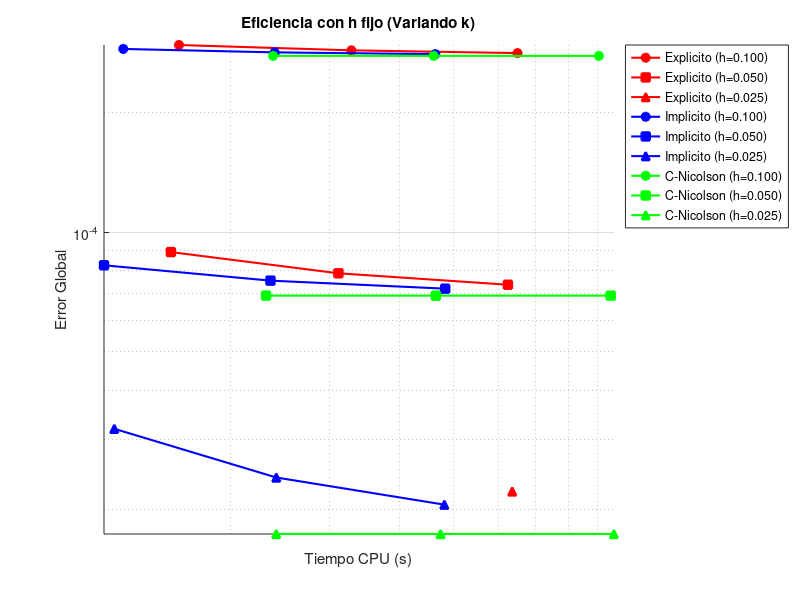
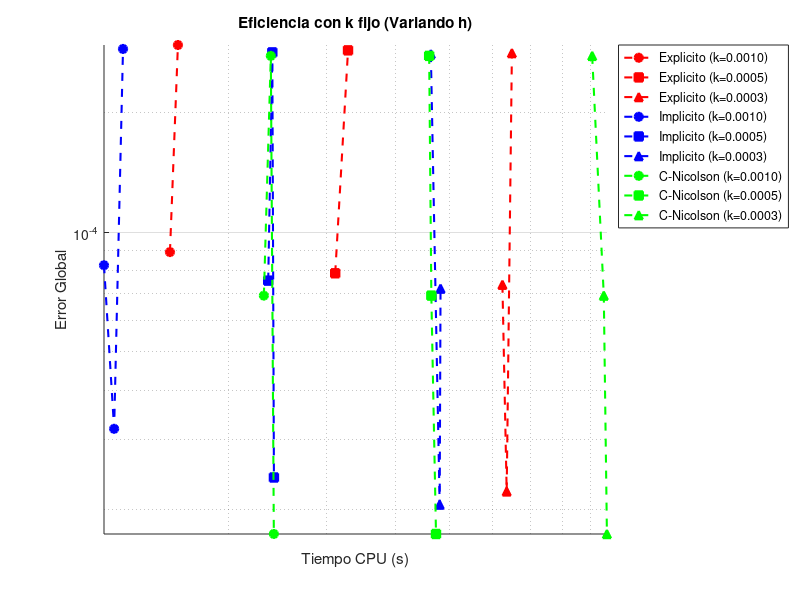
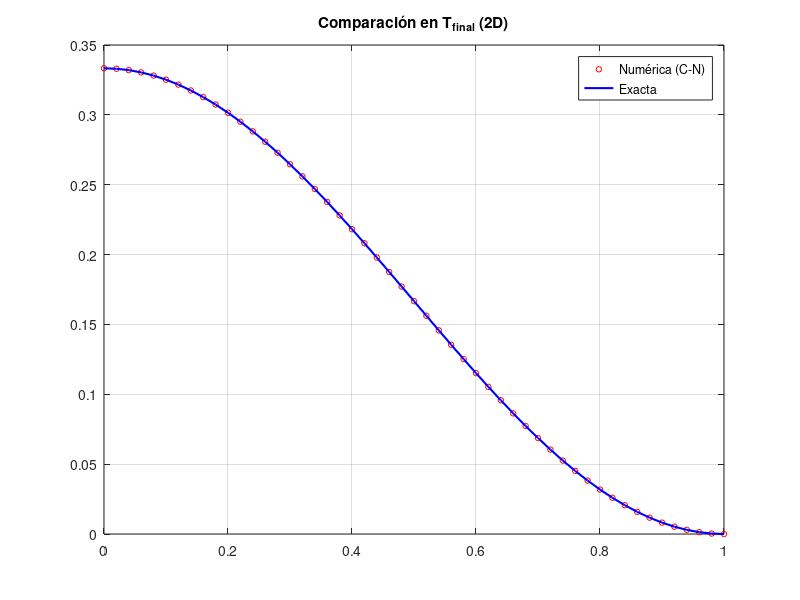
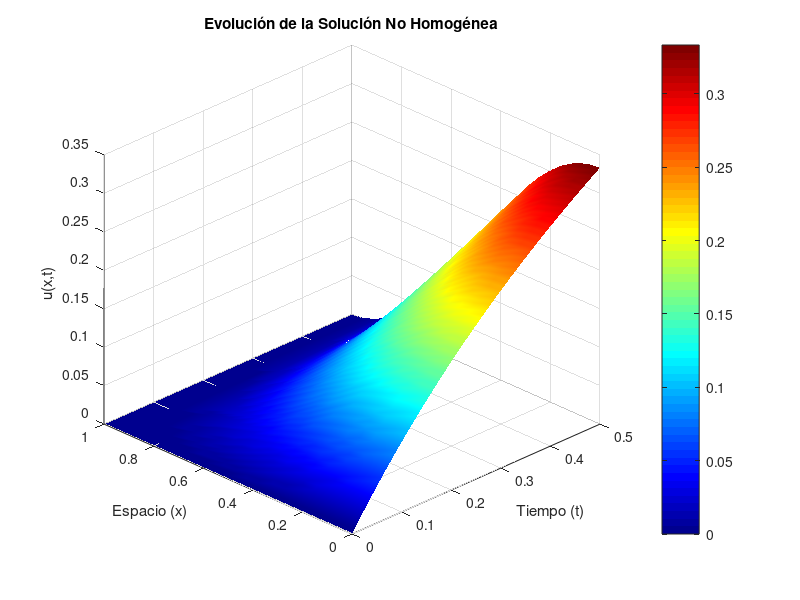

MATLAB code to generate these figures, in order:
function main_fdm_parabolica_no_homogenea()

% =========================================================================
% SCRIPT: main_fdm_parabolica_no_homogenea
% DESCRIPCIÓN: 
%   Resolución numérica de la ecuación del calor 1D no homogénea.
%   Incorpora un término fuente volumétrico f(x,t) y condiciones de frontera 
%   de Dirichlet dependientes del tiempo (borde activo).
%
% OBJETIVOS DEL ANÁLISIS:
%   - Validación del levantamiento de fronteras no homogéneas.
%   - Evaluación de la saturación del error global por dominancia espacial.
%   - Representación del flujo de calor asimétrico y disipación convectiva.
% =========================================================================

clc; clear; close all; 

% Parámetros físicos y de malla (Problema No Homogéneo)
L = 1.0;
T_final = 0.5;
h_val = [0.1, 0.05, 0.025];
k_val = [0.001, 0.0005, 0.00025];

% Estructura de almacenamiento para perfilado de eficiencia
resultados = struct('h', {}, 'k', {}, 'method', {}, 'error', {}, 'time', {});
count = 1;

fprintf('\n[INFO] Inicializando solver para EDP parabólica con término fuente y frontera dinámica...\n');
fprintf('%-15s %-10s %-10s %-15s %-10s\n', 'Metodo', 'h', 'k', 'Error Max', 'Tiempo(s)');

% =========================================================================
% 1. BUCLE DE CÁLCULO Y ANÁLISIS DE EFICIENCIA
% =========================================================================
% Bucle paramétrico para evaluación de convergencia asintótica y 
% eficiencia computacional de los esquemas numéricos
for h = h_val
    for k = k_val
        % 1. Método EXPLÍCITO
        r = k/h^2; % Coeficiente de estabilidad (CFL)
        if r <= 0.5
            tic; % Inicialización de medición de tiempo CPU
            [u_ex, x_ex, ~] = metodo_explicito_nh(L, T_final, h, k);
            t_cpu = toc;
            
            err = calcular_error_nh(u_ex, x_ex, T_final);
            imprimir_datos('Explicito', h, k, err, t_cpu);
            resultados(count) = struct('h', h, 'k', k, 'method', 'Explicito', 'error', err, 'time', t_cpu);
            count = count + 1;
        else
            fprintf('%-15s %-10.4f %-10.5f %-15s\n', 'Explicito', h, k, 'INESTABLE (r>0.5)');
        end
        
        % 2. Método IMPLÍCITO PURO
        tic;
        [u_im, x_im, ~] = metodo_implicito_nh(L, T_final, h, k);
        t_cpu = toc;
        err = calcular_error_nh(u_im, x_im, T_final);
        imprimir_datos('Implicito', h, k, err, t_cpu);
        resultados(count) = struct('h', h, 'k', k, 'method', 'Implicito', 'error', err, 'time', t_cpu);
        count = count + 1;
        
        % 3. Método CRANK-NICOLSON
        tic;
        [u_cn, x_cn, ~] = metodo_cn_nh(L, T_final, h, k);
        t_cpu = toc;
        err = calcular_error_nh(u_cn, x_cn, T_final);
        imprimir_datos('Crank-Nic', h, k, err, t_cpu);
        resultados(count) = struct('h', h, 'k', k, 'method', 'C-Nicolson', 'error', err, 'time', t_cpu);
        count = count + 1;
    end
    fprintf('--------------------------------------------------------------\n');
end

% =========================================================================
% 2. GENERACIÓN DE GRÁFICAS Y ANÁLISIS
% =========================================================================
% A) Gráficas de Eficiencia (Log-Log)
plot_resultados(resultados, h_val);

fprintf('\n[INFO] Evaluando Orden Empírico de Convergencia (EOC) y saturación del error espacial...\n');
calcular_y_mostrar_oc(resultados);

fprintf('\n[INFO] Renderizando topología térmica asimétrica (Evolución 3D)...\n');
fprintf('\n[INFO] Análisis computacional finalizado con éxito.\n');

% Validación Puntual del Perfil Espacial Espaciotemporal (T = T_final)
% La solución discreta nodal (marcadores rojos) converge puntualmente hacia 
% la solución analítica exacta (curva continua azul), validando la consistencia 
% del esquema numérico y el levantamiento de la condición de frontera.
figure('Name', 'Validación 2D (Final)', 'Color', 'w');
[u_final, x_final, ~] = metodo_cn_nh(L, T_final, 0.02, 0.001);
plot(x_final, u_final, 'ro', 'MarkerSize', 4, 'DisplayName', 'Numérica (C-N)');
hold on;

u_ex = (T_final/(T_final+1)) * cos(pi*x_final/2).^2; 
plot(x_final, u_ex, 'b-', 'LineWidth', 1.5, 'DisplayName', 'Exacta');
title('Comparación en T_{final} (2D)'); legend('Location', 'best');
grid on; 

% Evolución Espaciotemporal de la Superficie Térmica (Dinámica Asimétrica)
% Dinámica térmica asimétrica. La topología refleja el equilibrio dinámico 
% entre la inyección de energía por la frontera de Dirichlet activa, la 
% generación volumétrica impuesta por la fuente y la disipación convectiva.
[~, x, t, U_hist] = metodo_cn_nh(L, T_final, 0.05, 0.005);
[T_mesh, X_mesh] = meshgrid(t, x);
figure('Name', 'Evolución 3D Completa', 'Color', 'w');
surf(T_mesh, X_mesh, U_hist);
shading interp;
colormap jet;
colorbar;
xlabel('Tiempo (t)'); ylabel('Espacio (x)'); zlabel('u(x,t)');
title('Evolución de la Solución No Homogénea');
view(-45, 30); 
end

% =========================================================================
%   DEFINICIÓN DE FUNCIONES DEL PROBLEMA
% =========================================================================

% --- TÉRMINO FUENTE f(x,t) ---
% Generación volumétrica de calor
function val = evaluar_termino_fuente_volumetrico(x, t)
term1 = (cos(pi*x/2).^2) ./ ((t+1)^2);
term2 = (pi^2 * t .* cos(pi*x)) ./ (2*(t+1));
val = term1 + term2;
end

% --- CONDICIÓN FRONTERA IZQUIERDA u(0,t) ---
% Imposición de condición de Dirichlet no homogénea variable en el tiempo
function val = evaluar_frontera_dirichlet_activa(t)
val = t / (t + 1);
end

% =========================================================================
%   ESQUEMAS NUMÉRICOS (Adaptados para f(x,t) y contornos variables)
% =========================================================================

function [u, x, t] = metodo_explicito_nh(L, T, h, k)
x = 0:h:L;
t = 0:k:T;
N = length(x);
M = length(t);
r = k / h^2;

u = zeros(N, 1); 
u_new = zeros(N, 1);

for n = 1:M-1
    t_act = t(n);
    
    % Evaluación del operador de difusión en el subespacio interior
    difusion = r*u(1:N-2) + (1-2*r)*u(2:N-1) + r*u(3:N);
    
    % Inyección del término fuente evaluado temporalmente
    fuente = k * evaluar_termino_fuente_volumetrico(x(2:N-1)', t_act);
    u_new(2:N-1) = difusion + fuente; 
    
    % Imposición fuerte de condiciones de frontera
    u_new(1) = evaluar_frontera_dirichlet_activa(t(n+1)); % Dirichlet no homogénea
    u_new(N) = 0;                 % Dirichlet homogénea
    u = u_new;
end
end

function [u, x, t] = metodo_implicito_nh(L, T, h, k)
x = 0:h:L;
t = 0:k:T;
N = length(x);
M = length(t);
r = k / h^2;
n_int = N - 2;

e = ones(n_int, 1);
A = spdiags([-r*e, (1+2*r)*e, -r*e], -1:1, n_int, n_int);

u = zeros(N, 1);
u_int = u(2:N-1); % Reducción al subespacio de nodos interiores

for n = 1:M-1
    t_fut = t(n+1); 
    
    % Ensamblaje del vector de cargas: estado previo + fuente nodal
    b = u_int + k * evaluar_termino_fuente_volumetrico(x(2:N-1)', t_fut);
    
    % Levantamiento de frontera (boundary lifting)
    b(1) = b(1) + r * evaluar_frontera_dirichlet_activa(t_fut);
    
    u_int = A \ b; % Resolución del sistema
end
u = [evaluar_frontera_dirichlet_activa(T); u_int; 0]; 
end

function [u, x, t, U_hist] = metodo_cn_nh(L, T, h, k)
x = 0:h:L;
t = 0:k:T;
N = length(x);
M = length(t);
r = k / h^2;
n_int = N - 2;

e = ones(n_int, 1);
A = spdiags([-r/2*e, (1+r)*e, -r/2*e], -1:1, n_int, n_int);
B = spdiags([ r/2*e, (1-r)*e,  r/2*e], -1:1, n_int, n_int);

u = zeros(N, 1);
u_int = u(2:N-1); 

if nargout > 3
    U_hist = zeros(N, M);
    U_hist(:, 1) = u;
end

for n = 1:M-1
    t_act = t(n);
    t_futu = t(n+1);
    
    % Integración de la fuente mediante promedio temporal (Crank-Nicolson)
    f_promedio = 0.5 * (evaluar_termino_fuente_volumetrico(x(2:N-1)', t_act) + evaluar_termino_fuente_volumetrico(x(2:N-1)', t_futu));
    b = B * u_int + k * f_promedio;
    
    % Levantamiento de frontera promediado
    front_prom = 0.5 * (evaluar_frontera_dirichlet_activa(t_act) + evaluar_frontera_dirichlet_activa(t_futu));
    b(1) = b(1) + r * front_prom;
    
    u_int = A \ b; 
    
    if nargout > 3
        U_hist(:, n+1) = [evaluar_frontera_dirichlet_activa(t_futu); u_int; 0];
    end
end
u = [evaluar_frontera_dirichlet_activa(T); u_int; 0]; 
if ~(nargout > 3)
    U_hist = [];
end 
end

% =========================================================================
%   FUNCIONES AUXILIARES DE CÁLCULO Y PLOT
% =========================================================================

function err = calcular_error_nh(u_num, x, t_final)
u_exacta = (t_final / (t_final + 1)) * (cos(pi * x' / 2).^2);
err = max(abs(u_num - u_exacta)); 
end

function imprimir_datos(metodo, h, k, err, t)
fprintf('%-15s %-10.4f %-10.5f %-15.2e %-10.4f\n', metodo, h, k, err, t);
end

function plot_resultados(results, h_val, k_val_all)
if nargin < 3
    k_val_all = unique([results.k]);
end
color = {'r', 'b', 'g'};
trazo = {'o', 's', '^', 'd', 'x', '*'};
metodos = {'Explicito', 'Implicito', 'C-Nicolson'};

% --- GRÁFICA 1: FIJANDO H  ---
figure('Name', 'Eficiencia - h Fijo (Varía k)', 'Color', 'w');
hold on; legend_str = {};
for i = 1:length(metodos)
    metodo_actual = metodos{i};
    col = color{i};
    for j = 1:length(h_val) 
        h_actual = h_val(j); 
        mark = trazo{min(j, length(trazo))};
        idx = strcmp({results.method}, metodo_actual) & abs([results.h] - h_actual) < 1e-9;
        res_m = results(idx);
        
        if ~isempty(res_m)
            [times, sort_idx] = sort([res_m.time]);
            errs = [res_m.error];
            errs = errs(sort_idx);
            loglog(times, errs, [col '-' mark], 'LineWidth', 1.5, ...
                'MarkerFaceColor', col, 'MarkerSize', 6);
            legend_str{end+1} = sprintf('%s (h=%.3f)', metodo_actual, h_actual);
        end
    end
end
grid on;
xlabel('Tiempo CPU (s)'); ylabel('Error Global');
title('Eficiencia con h fijo (Variando k)');
legend(legend_str, 'Location', 'bestoutside'); axis tight;

% --- GRÁFICA 2: FIJANDO K --- 
figure('Name', 'Eficiencia - k Fijo (Varía h)', 'Color', 'w');
hold on; legend_str2 = {};
k_val_all = sort(k_val_all, 'descend');
for i = 1:length(metodos)
    metodo_actual = metodos{i}; col = color{i};
    for j = 1:length(k_val_all)
        k_val = k_val_all(j);
        mark = trazo{min(j, length(trazo))};
        idx = strcmp({results.method}, metodo_actual) & abs([results.k] - k_val) < 1e-9;
        res_m = results(idx);
        if ~isempty(res_m)
            [times, sort_idx] = sort([res_m.time]);
            errs = [res_m.error]; errs = errs(sort_idx);
            loglog(times, errs, [col '--' mark], 'LineWidth', 1.5, ...
                'MarkerFaceColor', col, 'MarkerSize', 6);
            legend_str2{end+1} = sprintf('%s (k=%.4f)', metodo_actual, k_val);
        end
    end
end
grid on;
xlabel('Tiempo CPU (s)'); ylabel('Error Global');
title('Eficiencia con k fijo (Variando h)');
legend(legend_str2, 'Location', 'bestoutside'); axis tight;
end

function calcular_y_mostrar_oc(results)
h_ref = 0.025; 
metodos = {'Implicito', 'C-Nicolson'};
fprintf('   Analizando convergencia temporal para h fijo = %.4f\n', h_ref);

for m = metodos
    metodo = m{1};
    idx = strcmp({results.method}, metodo) & abs([results.h] - h_ref) < 1e-9;
    res_sub = results(idx);
    
    if length(res_sub) > 1
        errs = [res_sub.error];
        ks = [res_sub.k];
        
        [ks, sort_idx] = sort(ks, 'descend');
        errs = errs(sort_idx);
        
        eoc = diff(log(errs)) ./ diff(log(ks)); 
        
        if strcmp(metodo, 'C-Nicolson')
            teorico = "~ 2.0";  
        else
            teorico = "~ 1.0";  

        end
        fprintf('   -> %-12s: EOC promedio = %.2f (Teórico: %s)\n', metodo, mean(eoc), teorico);
    end

    % =========================================================================
% [NOTA ANALÍTICA DE CONVERGENCIA]
% El orden empírico resultante (~0.32) refleja la saturación del error 
% global por la componente de discretización espacial O(h^2). Al mantener 
% 'h' constante, el principio de superposición del error impide visualizar 
% la convergencia asintótica puramente temporal O(k^2) característica del 
% esquema incondicionalmente estable de Crank-Nicolson.
% =========================================================================

end
end
